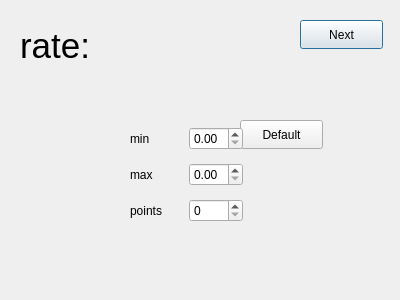
<?xml version="1.0" encoding="UTF-8"?>
<ui version="4.0">
 <class>rhoWindow</class>
 <widget class="QDialog" name="rhoWindow">
  <property name="geometry">
   <rect>
    <x>0</x>
    <y>0</y>
    <width>400</width>
    <height>300</height>
   </rect>
  </property>
  <property name="windowTitle">
   <string>EE Calculator</string>
  </property>
  <property name="windowIcon">
   <iconset theme="accessories-calculator"/>
  </property>
  <widget class="QLabel" name="label">
   <property name="enabled">
    <bool>true</bool>
   </property>
   <property name="geometry">
    <rect>
     <x>20</x>
     <y>-10</y>
     <width>261</width>
     <height>111</height>
    </rect>
   </property>
   <property name="font">
    <font>
     <pointsize>26</pointsize>
    </font>
   </property>
   <property name="text">
    <string>rate:</string>
   </property>
  </widget>
  <widget class="QPushButton" name="OK">
   <property name="geometry">
    <rect>
     <x>300</x>
     <y>20</y>
     <width>83</width>
     <height>29</height>
    </rect>
   </property>
   <property name="text">
    <string>Next</string>
   </property>
  </widget>
  <widget class="QPushButton" name="Default">
   <property name="geometry">
    <rect>
     <x>240</x>
     <y>120</y>
     <width>83</width>
     <height>29</height>
    </rect>
   </property>
   <property name="text">
    <string>Default</string>
   </property>
  </widget>
  <widget class="QWidget" name="layoutWidget">
   <property name="geometry">
    <rect>
     <x>130</x>
     <y>120</y>
     <width>113</width>
     <height>111</height>
    </rect>
   </property>
   <layout class="QGridLayout" name="gridLayout">
    <item row="0" column="1">
     <widget class="QDoubleSpinBox" name="doubleSpinBox">
      <property name="cursor">
       <cursorShape>ArrowCursor</cursorShape>
      </property>
      <property name="wrapping">
       <bool>false</bool>
      </property>
      <property name="maximum">
       <double>0.990000000000000</double>
      </property>
      <property name="singleStep">
       <double>0.010000000000000</double>
      </property>
     </widget>
    </item>
    <item row="3" column="0">
     <widget class="QLabel" name="label_3">
      <property name="text">
       <string>max</string>
      </property>
     </widget>
    </item>
    <item row="3" column="1">
     <widget class="QDoubleSpinBox" name="doubleSpinBox_2">
      <property name="cursor">
       <cursorShape>ArrowCursor</cursorShape>
      </property>
      <property name="wrapping">
       <bool>false</bool>
      </property>
      <property name="maximum">
       <double>0.990000000000000</double>
      </property>
      <property name="singleStep">
       <double>0.010000000000000</double>
      </property>
     </widget>
    </item>
    <item row="4" column="1">
     <widget class="QDoubleSpinBox" name="npoints">
      <property name="cursor">
       <cursorShape>ArrowCursor</cursorShape>
      </property>
      <property name="wrapping">
       <bool>false</bool>
      </property>
      <property name="decimals">
       <number>0</number>
      </property>
      <property name="maximum">
       <double>1000.000000000000000</double>
      </property>
     </widget>
    </item>
    <item row="0" column="0">
     <widget class="QLabel" name="label_2">
      <property name="text">
       <string>min</string>
      </property>
     </widget>
    </item>
    <item row="4" column="0">
     <widget class="QLabel" name="label_4">
      <property name="text">
       <string>points</string>
      </property>
     </widget>
    </item>
   </layout>
  </widget>
 </widget>
 <resources/>
 <connections/>
</ui>
